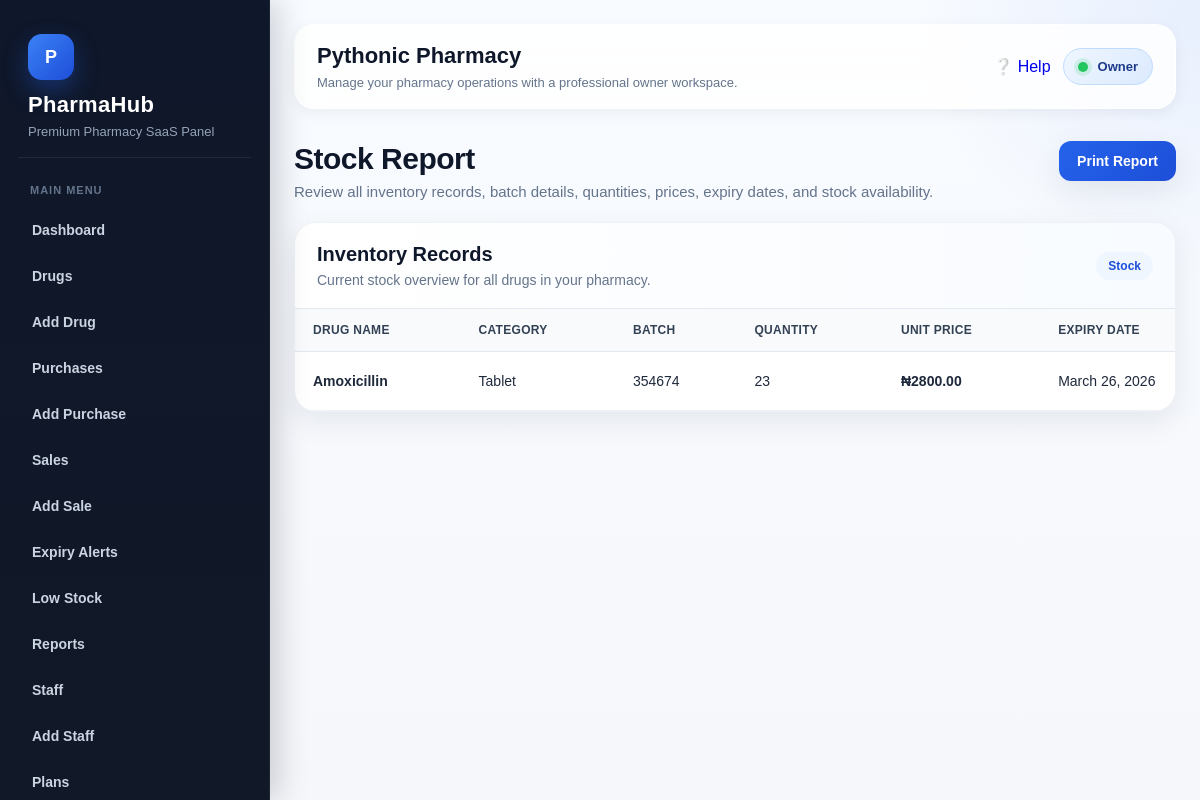
Screenshot of /reports/stock/ (signed in) with the database file from the repository.
### accounts/models.py (models this page shows, shortened)
class User(AbstractUser):
    ROLE_CHOICES = (
        ('owner', 'Owner'),
        ('admin', 'Admin'),
        ('pharmacist', 'Pharmacist'),
        ('cashier', 'Cashier'),
        ('staff', 'Staff'),
    )
    pharmacy = models.ForeignKey(
        Pharmacy,
        on_delete=models.CASCADE,
        related_name='users',
        null=True,
        blank=True
    )
    role = models.CharField(max_length=20, choices=ROLE_CHOICES, default='staff')

### pharmacies/models.py (models this page shows, shortened)
class Pharmacy(models.Model):
    name = models.CharField(max_length=255)
    email = models.EmailField(unique=True)
    phone = models.CharField(max_length=20, blank=True, null=True)
    address = models.TextField(blank=True, null=True)
    is_active = models.BooleanField(default=True)
    is_suspended_by_owner = models.BooleanField(default=False)
    suspension_reason = models.CharField(max_length=255, blank=True, null=True)
    created_at = models.DateTimeField(auto_now_add=True)
    class Meta:
        ordering = ['name']

### drugs/models.py (models this page shows, shortened)
class Drug(models.Model):
    pharmacy = models.ForeignKey(
        Pharmacy,
        on_delete=models.CASCADE,
        related_name='drugs'
    )
    drug_name = models.CharField(max_length=255)
    category = models.CharField(max_length=100, blank=True, null=True)
    batch_number = models.CharField(max_length=100, blank=True, null=True)
    quantity = models.PositiveIntegerField(default=0)
    unit_price = models.DecimalField(max_digits=12, decimal_places=2, default=0.00)
    expiry_date = models.DateField()
    manufacturer = models.CharField(max_length=255, blank=True, null=True)
    created_at = models.DateTimeField(auto_now_add=True)
    class Meta:
        ordering = ['drug_name']

### subscriptions/decorators.py (the view)
    def wrapper(request, *args, **kwargs):
        user = request.user
        if not hasattr(user, 'pharmacy') or user.pharmacy is None:
            messages.error(request, "You are not assigned to any pharmacy.")
            return redirect('dashboard')
        subscription = Subscription.objects.filter(
            pharmacy=user.pharmacy,
            is_current=True
        ).first()
        if subscription is None:
            messages.error(request, "No subscription found. Please choose a plan.")
            return redirect('plan_list')
        today = timezone.now().date()
        if subscription.status in ['trial', 'active']:
            if not subscription.end_date or subscription.end_date >= today:
                return view_func(request, *args, **kwargs)
        messages.error(request, "Your subscription is inactive or expired. Please renew to continue.")
        return redirect('plan_list')

### reports/views.py (called while the page is built)
def check_access(request):
    if request.user.role not in ALLOWED_ROLES:
        raise PermissionDenied("You do not have permission to view reports.")
    if not hasattr(request.user, 'pharmacy') or request.user.pharmacy is None:
        messages.error(request, "You are not assigned to any pharmacy.")
        return None
    return request.user.pharmacy

@login_required
@subscription_required
@pharmacy_active_required
def stock_report(request):
    pharmacy = check_access(request)
    if not pharmacy:
        return redirect('dashboard')
    drugs = Drug.objects.filter(pharmacy=pharmacy).order_by('drug_name')
    return render(request, 'reports/stock_report.html', {
        'pharmacy_name': pharmacy.name,
        'drugs': drugs
    })

### templates/reports/stock_report.html (shortened to what this page needs)
{% extends 'base.html' %}
{% block content %}
<div class="page-shell">
    <div class="page-header">
        <div>
            <h2>Stock Report</h2>
            <p>Review all inventory records, batch details, quantities, prices, expiry dates, and stock availability.</p>
        </div>
        <a href="{% url 'print_stock_report' %}" class="btn-main" target="_blank">Print Report</a>
    </div>
    <div class="table-card">
        <div class="table-card-header">
            <div>
                <h3>Inventory Records</h3>
                <p>Current stock overview for all drugs in your pharmacy.</p>
            </div>
            <span class="section-pill">Stock</span>
        </div>
        <div class="table-wrap">
            <table class="premium-table">
                <thead>
                    <tr>
                        <th>Drug Name</th>
                        <th>Category</th>
                        <th>Batch</th>
                        <th>Quantity</th>
                        <th>Unit Price</th>
                        <th>Expiry Date</th>
                    </tr>
                </thead>
                <tbody>
                    {% for drug in drugs %}
                    <tr>
                        <td class="drug-name">{{ drug.drug_name }}</td>
                        <td>{{ drug.category }}</td>
                        <td>{{ drug.batch_number }}</td>
                        <td>{{ drug.quantity }}</td>
                        <td class="amount">₦{{ drug.unit_price }}</td>
                        <td>{{ drug.expiry_date }}</td>
                    </tr>
                    {% empty %}
                    <tr>
                        <td colspan="7" class="empty-state">No stock records found.</td>
                    </tr>
                    {% endfor %}
                </tbody>
            </table>
        </div>
    </div>
</div>
{% endblock %}

### templates/base.html (shortened to what this page needs)
<!DOCTYPE html>
<html lang="en">
<head>
</head>
<body>
{% if user.is_authenticated %}
    <div class="layout">
        <aside class="sidebar">
            <div class="brand-box">
                <div class="brand-logo">P</div>
                <h1 class="brand-title">PharmaHub</h1>
                <p class="brand-subtitle">Premium Pharmacy SaaS Panel</p>
            </div>
            <div class="nav-section">
                <div class="nav-label">Main Menu</div>
                {% if user.role == 'owner' or user.role == 'staff' or user.role == 'cashier' or user.role == 'pharmacist' %}
                    <a href="{% url 'dashboard' %}">Dashboard</a>
                    <a href="{% url 'drug_list' %}">Drugs</a>
                {% endif %}
                {% if user.role == 'owner' %}
                    <a href="{% url 'add_drug' %}">Add Drug</a>
                    <a href="{% url 'purchase_list' %}">Purchases</a>
                    <a href="{% url 'add_purchase' %}">Add Purchase</a>
                    <a href="{% url 'sale_list' %}">Sales</a>
                    <a href="{% url 'add_sale' %}">Add Sale</a>
                    <a href="{% url 'expiry_alerts' %}">Expiry Alerts</a>
                    <a href="{% url 'low_stock' %}">Low Stock</a>
                    <a href="{% url 'report_home' %}">Reports</a>
                    <a href="{% url 'staff_list' %}">Staff</a>
                    <a href="{% url 'add_staff' %}">Add Staff</a>
                    <a href="{% url 'plan_list' %}">Plans</a>
                {% elif user.role == 'cashier' or user.role == 'pharmacist' or user.role == 'staff' %}
                    <a href="{% url 'sale_list' %}">Sales</a>
                    <a href="{% url 'add_sale' %}">Add Sale</a>
                    <a href="{% url 'purchase_list' %}">Purchases</a>
                    <a href="{% url 'add_purchase' %}">Add Purchase</a>
                {% endif %}
            </div>
        </aside>
        <main class="main">
            <div class="topbar">
                <div class="topbar-content">
                    <div class="topbar-left">
                        <h2>
                            {% if user.pharmacy %}
                                {{ user.pharmacy.name }}
                            {% else %}
                                Dashboard
                            {% endif %}
                        </h2>
                        <p>Manage your pharmacy operations with a professional owner workspace.</p>
                    </div>
                    <div class="topbar-right">
                        {% url 'help' as help_url %}
                        <a href="{{ help_url }}" class="topbar-help-btn {% if request.path == help_url %}active{% endif %}">
                            <span>❔</span>
                            <span>Help</span>
                        </a>
                        <div class="user-badge">
                            <span class="dot"></span>
                            {{ user.role|title }}
                        </div>
                    </div>
                </div>
            </div>
            {% block content %}{% endblock %}
        </main>
    </div>
{% endif %}
</body>
</html>

### templates/base.html (style rules this page uses)
:root { --bg: #f5f7fb; --surface: #ffffff; --surface-2: #f8fafc; --border: #e5e7eb; --text: #0f172a; --muted: #64748b; --primary: #2563eb; --primary-dark: #1d4ed8; --success-bg: #dcfce7; --success-text: #166534; --error-bg: #fee2e2; --error-text: #991b1b; --warning: #ea580c; --danger: #dc2626; --sidebar-top: #0f172a; --sidebar-bottom: #111827; --sidebar-text: #cbd5e1; --sidebar-active-bg: rgba(37, 99, 235, 0.16); --sidebar-active-text: #ffffff; --shadow-sm: 0 4px 14px rgba(15, 23, 42, 0.06); --shadow-md: 0 10px 30px rgba(15, 23, 42, 0.08); --shadow-lg: 0 20px 45px rgba(15, 23, 42, 0.12); --radius-sm: 10px; --radius-md: 16px; --radius-lg: 22px; --transition: all 0.25s ease; }
* { box-sizing: border-box; }
html { scroll-behavior: smooth; }
body { margin: 0; font-family: Arial, sans-serif; background: radial-gradient(circle at top right, rgba(37, 99, 235, 0.08), transparent 20%), linear-gradient(180deg, #f8fbff 0%, var(--bg) 100%); color: var(--text); min-height: 100vh; overflow-x: hidden; }
a { text-decoration: none; }
.layout { display: flex; min-height: 100vh; }
.sidebar { width: 270px; background: linear-gradient(180deg, var(--sidebar-top) 0%, var(--sidebar-bottom) 100%); color: white; padding: 24px 18px; position: fixed; top: 0; left: 0; height: 100vh; overflow-y: auto; transition: var(--transition); z-index: 1000; border-right: 1px solid rgba(255,255,255,0.05); box-shadow: 8px 0 30px rgba(2, 6, 23, 0.18); }
.brand-box { padding: 10px 10px 18px; margin-bottom: 18px; border-bottom: 1px solid rgba(255,255,255,0.08); }
.brand-logo { display: inline-flex; align-items: center; justify-content: center; width: 46px; height: 46px; border-radius: 14px; background: linear-gradient(135deg, #3b82f6, #1d4ed8); color: #fff; font-weight: 700; font-size: 18px; box-shadow: 0 10px 25px rgba(37, 99, 235, 0.35); margin-bottom: 12px; }
.brand-title { margin: 0; font-size: 22px; color: #ffffff; letter-spacing: 0.3px; }
.brand-subtitle { margin: 6px 0 0; font-size: 13px; color: #94a3b8; }
.nav-section { margin-bottom: 18px; }
.nav-label { font-size: 11px; font-weight: 700; text-transform: uppercase; letter-spacing: 1px; color: #64748b; padding: 8px 12px; margin-bottom: 6px; }
.sidebar a { display: flex; align-items: center; gap: 10px; color: var(--sidebar-text); padding: 12px 14px; margin-bottom: 6px; border-radius: 12px; font-size: 14px; font-weight: 600; transition: var(--transition); }
.main { margin-left: 270px; width: calc(100% - 270px); min-height: 100vh; padding: 24px; transition: var(--transition); }
.topbar { background: rgba(255,255,255,0.82); backdrop-filter: blur(12px); border: 1px solid rgba(255,255,255,0.7); padding: 18px 22px; border-radius: 20px; margin-bottom: 24px; position: sticky; top: 14px; z-index: 30; box-shadow: var(--shadow-sm); }
.topbar-content { display: flex; align-items: center; justify-content: space-between; gap: 14px; flex-wrap: wrap; }
.topbar-left h2 { margin: 0; font-size: 22px; color: var(--text); }
.topbar-left p { margin: 6px 0 0; color: var(--muted); font-size: 13px; }
.topbar-right { display: flex; align-items: center; gap: 12px; flex-wrap: wrap; }
.user-badge { display: inline-flex; align-items: center; gap: 10px; background: linear-gradient(135deg, #eff6ff, #dbeafe); color: #1e3a8a; padding: 10px 14px; border-radius: 999px; font-size: 13px; font-weight: 700; border: 1px solid #bfdbfe; }
.dot { width: 10px; height: 10px; border-radius: 50%; background: #22c55e; box-shadow: 0 0 0 4px rgba(34, 197, 94, 0.15); }
.page-header { margin-bottom: 22px; }
.page-header h2 { margin: 0 0 8px; font-size: 30px; line-height: 1.2; }
.page-header p { margin: 0; color: var(--muted); font-size: 14px; }
table { width: 100%; border-collapse: collapse; min-width: 700px; }
table th, table td { padding: 14px 12px; border-bottom: 1px solid #eef2f7; text-align: left; font-size: 14px; }
table th { color: #334155; font-size: 13px; text-transform: uppercase; letter-spacing: 0.4px; background: #f8fafc; }

### rows the page displays
User: pharmacy.name "Pythonic Pharmacy", role "Owner"
Drug: drug_name "Amoxicillin", category "Tablet", batch_number "354674", quantity "23", unit_price "2800.00", expiry_date "March 26, 2026"
